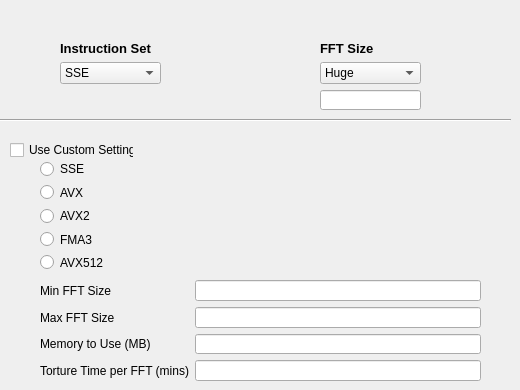
    <widget class="QWidget" name="tab_3">
     <attribute name="title">
      <string>Prime95</string>
     </attribute>
     <widget class="QWidget" name="verticalLayoutWidget_7">
      <property name="geometry">
       <rect>
        <x>40</x>
        <y>160</y>
        <width>191</width>
        <height>111</height>
       </rect>
      </property>
      <layout class="QVBoxLayout" name="verticalLayout_7">
       <item>
        <widget class="QRadioButton" name="radioButton_23">
         <property name="text">
          <string>SSE</string>
         </property>
        </widget>
       </item>
       <item>
        <widget class="QRadioButton" name="radioButton_6">
         <property name="text">
          <string>AVX</string>
         </property>
        </widget>
       </item>
       <item>
        <widget class="QRadioButton" name="radioButton_7">
         <property name="text">
          <string>AVX2</string>
         </property>
        </widget>
       </item>
       <item>
        <widget class="QRadioButton" name="radioButton_8">
         <property name="text">
          <string>FMA3</string>
         </property>
        </widget>
       </item>
       <item>
        <widget class="QRadioButton" name="radioButton_9">
         <property name="text">
          <string>AVX512</string>
         </property>
        </widget>
       </item>
      </layout>
     </widget>
     <widget class="QWidget" name="verticalLayoutWidget_8">
      <property name="geometry">
       <rect>
        <x>10</x>
        <y>140</y>
        <width>124</width>
        <height>21</height>
       </rect>
      </property>
      <layout class="QVBoxLayout" name="verticalLayout_8">
       <item>
        <widget class="QCheckBox" name="checkBox_11">
         <property name="text">
          <string>Use Custom Settings</string>
         </property>
        </widget>
       </item>
      </layout>
     </widget>
     <widget class="QWidget" name="formLayoutWidget_3">
      <property name="geometry">
       <rect>
        <x>40</x>
        <y>280</y>
        <width>441</width>
        <height>101</height>
       </rect>
      </property>
      <layout class="QFormLayout" name="formLayout_3">
       <item row="0" column="0">
        <widget class="QLabel" name="label_10">
         <property name="text">
          <string>Min FFT Size</string>
         </property>
        </widget>
       </item>
       <item row="0" column="1">
        <widget class="QLineEdit" name="lineEdit_7">
         <property name="text">
          <string/>
         </property>
        </widget>
       </item>
       <item row="1" column="0">
        <widget class="QLabel" name="label_11">
         <property name="text">
          <string>Max FFT Size</string>
         </property>
        </widget>
       </item>
       <item row="1" column="1">
        <widget class="QLineEdit" name="lineEdit_8">
         <property name="text">
          <string/>
         </property>
        </widget>
       </item>
       <item row="2" column="1">
        <widget class="QLineEdit" name="lineEdit_9">
         <property name="text">
          <string/>
         </property>
        </widget>
       </item>
       <item row="2" column="0">
        <widget class="QLabel" name="label_12">
         <property name="text">
          <string>Memory to Use (MB)</string>
         </property>
        </widget>
       </item>
       <item row="3" column="0">
        <widget class="QLabel" name="label_13">
         <property name="text">
          <string>Torture Time per FFT (mins)</string>
         </property>
        </widget>
       </item>
       <item row="3" column="1">
        <widget class="QLineEdit" name="lineEdit_10">
         <property name="text">
          <string/>
         </property>
        </widget>
       </item>
      </layout>
     </widget>
     <widget class="QWidget" name="verticalLayoutWidget_9">
      <property name="geometry">
       <rect>
        <x>60</x>
        <y>40</y>
        <width>101</width>
        <height>44</height>
       </rect>
      </property>
      <layout class="QVBoxLayout" name="verticalLayout_9">
       <item>
        <widget class="QLabel" name="label_9">
         <property name="font">
          <font>
           <family>MS Shell Dlg 2</family>
           <pointsize>10</pointsize>
           <weight>75</weight>
           <bold>true</bold>
          </font>
         </property>
         <property name="text">
          <string>Instruction Set</string>
         </property>
        </widget>
       </item>
       <item>
        <widget class="QComboBox" name="comboBox_2">
         <property name="font">
          <font>
           <weight>50</weight>
           <bold>false</bold>
          </font>
         </property>
         <item>
          <property name="text">
           <string>SSE</string>
          </property>
         </item>
         <item>
          <property name="text">
           <string>AVX</string>
          </property>
         </item>
         <item>
          <property name="text">
           <string>AVX2</string>
          </property>
         </item>
         <item>
          <property name="text">
           <string>AVX512</string>
          </property>
         </item>
        </widget>
       </item>
      </layout>
     </widget>
     <widget class="QWidget" name="verticalLayoutWidget_10">
      <property name="geometry">
       <rect>
        <x>320</x>
        <y>40</y>
        <width>101</width>
        <height>44</height>
       </rect>
      </property>
      <layout class="QVBoxLayout" name="verticalLayout_10">
       <item>
        <widget class="QLabel" name="label_8">
         <property name="font">
          <font>
           <pointsize>10</pointsize>
           <weight>75</weight>
           <bold>true</bold>
          </font>
         </property>
         <property name="text">
          <string>FFT Size</string>
         </property>
        </widget>
       </item>
       <item>
        <widget class="QComboBox" name="comboBox_8">
         <item>
          <property name="text">
           <string>Huge</string>
          </property>
         </item>
         <item>
          <property name="text">
           <string>Smallest</string>
          </property>
         </item>
         <item>
          <property name="text">
           <string>Small</string>
          </property>
         </item>
         <item>
          <property name="text">
           <string>Large</string>
          </property>
         </item>
         <item>
          <property name="text">
           <string>Moderate</string>
          </property>
         </item>
         <item>
          <property name="text">
           <string>Heavy</string>
          </property>
         </item>
         <item>
          <property name="text">
           <string>Heavy Short</string>
          </property>
         </item>
         <item>
          <property name="text">
           <string>All</string>
          </property>
         </item>
         <item>
          <property name="text">
           <string>Custom</string>
          </property>
         </item>
        </widget>
       </item>
      </layout>
     </widget>
     <widget class="Line" name="line_5">
      <property name="geometry">
       <rect>
        <x>0</x>
        <y>110</y>
        <width>511</width>
        <height>20</height>
       </rect>
      </property>
      <property name="orientation">
       <enum>Qt::Horizontal</enum>
      </property>
     </widget>
     <widget class="QLineEdit" name="lineEdit_4">
      <property name="geometry">
       <rect>
        <x>320</x>
        <y>90</y>
        <width>101</width>
        <height>20</height>
       </rect>
      </property>
     </widget>
    </widget>
